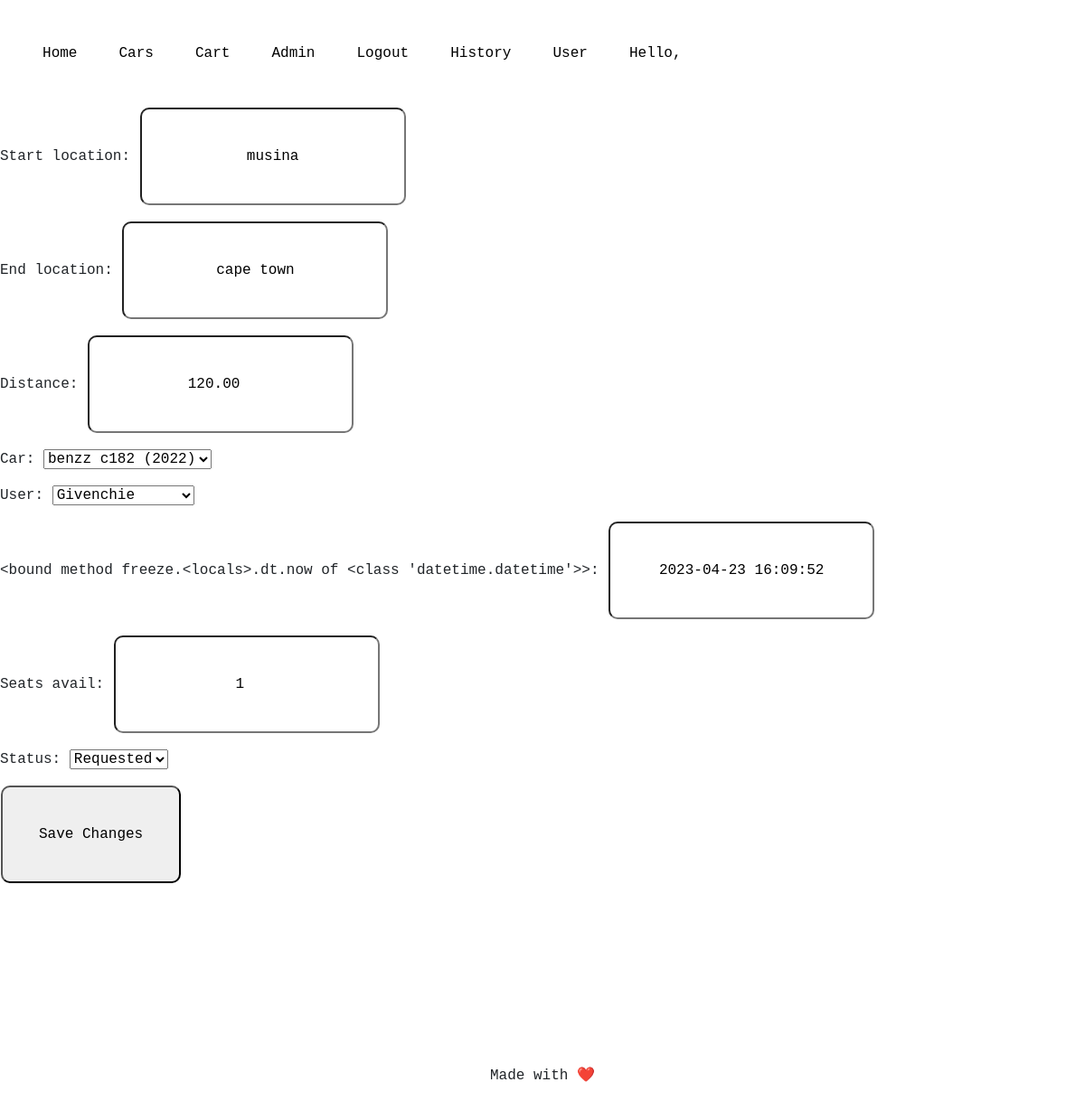
Screenshot of /edit_trip/14/ (signed in) with the database file from the repository.
### trip/models.py (models this page shows, shortened)
class Trip(models.Model):
    start_location = models.CharField(max_length=100)
    end_location = models.CharField(max_length=100)
    distance = models.DecimalField(max_digits=5, decimal_places=2)
    car = models.ForeignKey(Car, on_delete=models.CASCADE, related_name='trips')
    user = models.ForeignKey(User, on_delete=models.CASCADE, related_name='trips')
    trip_date = models.DateTimeField(datetime.now)
    seats_avail= models.IntegerField(default=1)
    status = models.CharField(max_length=30,choices = STATUS,default="Active")
    date_added = models.DateTimeField(auto_now_add = True,null=True)
    class Meta:
        ordering = ['-date_added']

### trip/views.py (the view)
# urls.py: path('edit_trip/<int:id>/', views.edit_trip, name='edit_trip'),
@login_required
def edit_trip(request, id):
    trip = Trip.objects.get(id=id)
    form = TripForm(instance = trip)
    if request.method == 'POST':
        form = TripForm(request.POST,instance=trip)
        if form.is_valid():
            form.save()
            return redirect("trips")
    completed_trips = Trip.objects.filter(status='Completed')
    for ct in completed_trips:
        print("completed trips",ct.id)
        print("actions :",ct.driver,ct.trip_date)
    count_completed_trips = completed_trips.count()
    return render(request, 'trip/edit_trip.html', {'form': form,
                                                   "count_completed_trips":count_completed_trips})

### trip/forms.py
class TripForm(forms.ModelForm):
    class Meta:
        model = Trip
        fields = "__all__"

### trip/models.py (called while the page is built)
    def __str__(self):
        return f"{self.make} {self.model} ({self.year})"

### trip/templates/trip/edit_trip.html (shortened to what this page needs)
{% extends "trip/base.html" %}
{% block content %}
  <div>
    <form method="post">
      {{ form.as_p }}
      <input type="submit" value="Save Changes" />
    </form>
  </div>
{% endblock%}

### trip/templates/trip/base.html (style rules this page uses)
* { font-family: monospace,Helvetica; }
input { margin:1px; padding:40px; border-radius: 10px; }
input, placeholder { text-align: center; color:black; }

### rows the page displays
Trip: start_location "musina", end_location "cape town", distance "120.00", car "benzz c182 (2022)", user "Givenchie", trip_date "2023-04-23 16:09:52", seats_avail "1", status "Requested"
